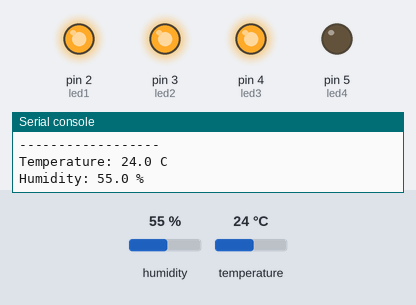
The program below on a simulated MicroPython board. Shown: output pins drawn as LEDs (lit = HIGH), the last lines printed to the serial console. The inputs (shaded band) are chosen by the test bench; at power-on: humidity 55 %, temperature 24 °C.

Above: at 1.2 s.
1.3 s: humidity set to 51 %
2.8 s: humidity set to 48 %
At 4.0 s:
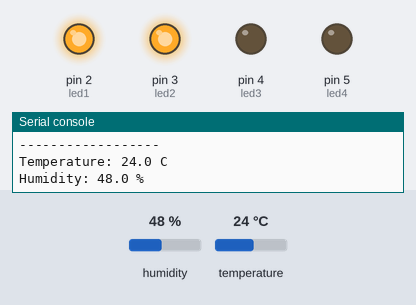
4.3 s: humidity set to 26 %
6.1 s: humidity set to 23 %
At 7.7 s:
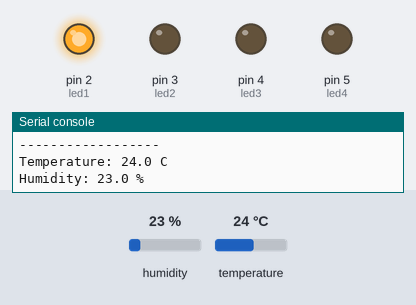
8.5 s: humidity set to 88 %
At 9.2 s:
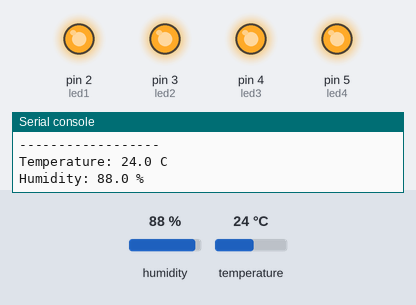
10.0 s: humidity set to 76 %
11.5 s: humidity set to 73 %
At 13.0 s:
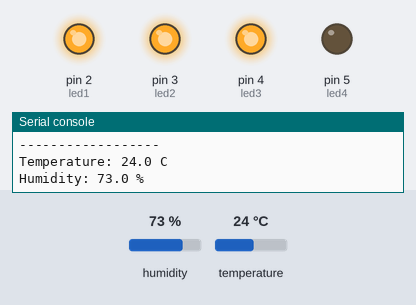
Timing chart, 0 to 14.1 s (numbered marks = the images above; inputs shaded):
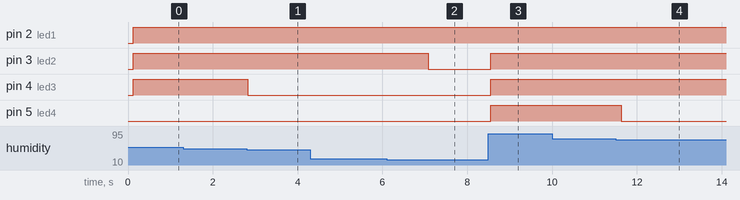

Measured:
- the behaviour switches between 50 and 49 % on humidity (found by bisection; images 0 and 1)
- the behaviour switches between 25 and 24 % on humidity (found by bisection; images 1 and 2)
- the behaviour switches between 75 and 74 % on humidity (found by bisection; images 3 and 4)
- after the input at 2.8 s, pin 4 (led3): HIGH → LOW at once
- after the input at 6.1 s, pin 3 (led2): HIGH → LOW after 0.97 s
- after the input at 8.5 s, pin 3 (led2), pin 4 (led3), pin 5 (led4): LOW → HIGH after 0.05 s
- after the input at 11.5 s, pin 5 (led4): HIGH → LOW after 0.13 s

The program:

kod.py
```python
from machine import Pin
from time import sleep
import dht

sensor = dht.DHT11(Pin(1))

led1 = Pin(2, Pin.OUT)
led2 = Pin(3, Pin.OUT)
led3 = Pin(4, Pin.OUT)
led4 = Pin(5, Pin.OUT)

while True:
    sleep(0.1)
    try:
        sensor.measure()
        temp = sensor.temperature()
        hum = sensor.humidity()
        print("------------------")
        print('Temperature: %3.1f C' %temp)
        print('Humidity: %3.1f %%' %hum)
        if 0 < hum < 25:
            led1(True)
            led2(False)
            led3(False)
            led4(False)
        elif 25 < hum < 50:
            led1(True)
            led2(True)
            led3(False)
            led4(False)
            sleep(2)
        elif 50 < hum < 75:
            led1(True)
            led2(True)
            led3(True)
            led4(False)
        elif 75 < hum < 100:
            led1(True)
            led2(True)
            led3(True)
            led4(True)

    except OSError as e:
        print('Failed to read sensor.')
```
